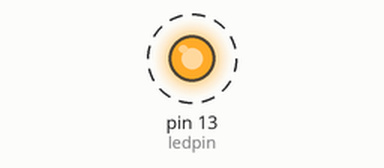
This sketch was run on a simulated Arduino Uno, built with avr-gcc and run on an emulated ATmega328P. On the bench: output pins drawn as LEDs (lit = HIGH). Dashed ring = blinking.

Above: at 0.2 s.
Timing chart, 0 to 3.0 s (numbered marks = the images above):
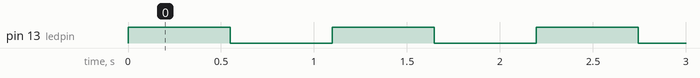

Measured:
- by itself, pin 13 (ledpin): alternates HIGH for 0.55 s and LOW for 0.55 s

The sketch:

interrupt_timer.ino
```cpp
#define ledpin 13

int timer1_compare_match;

ISR(TIMER1_COMPA_vect)
{
  TCNT1 = timer1_compare_match;

  digitalWrite(ledpin,digitalRead(ledpin)^1);
}
void setup() {
  // put your setup code here, to run once:
  pinMode(ledpin,OUTPUT);
  noInterrupts();
  TCCR1A = 0;
  TCCR1B = 0;
  timer1_compare_match = 31249;
  TCNT1 = timer1_compare_match;
  TCCR1B |= (1<<0x02);
  TIMSK1 |= (1<<0x01);

  interrupts();

}

void loop() {
  // put your main code here, to run repeatedly:

}
```
